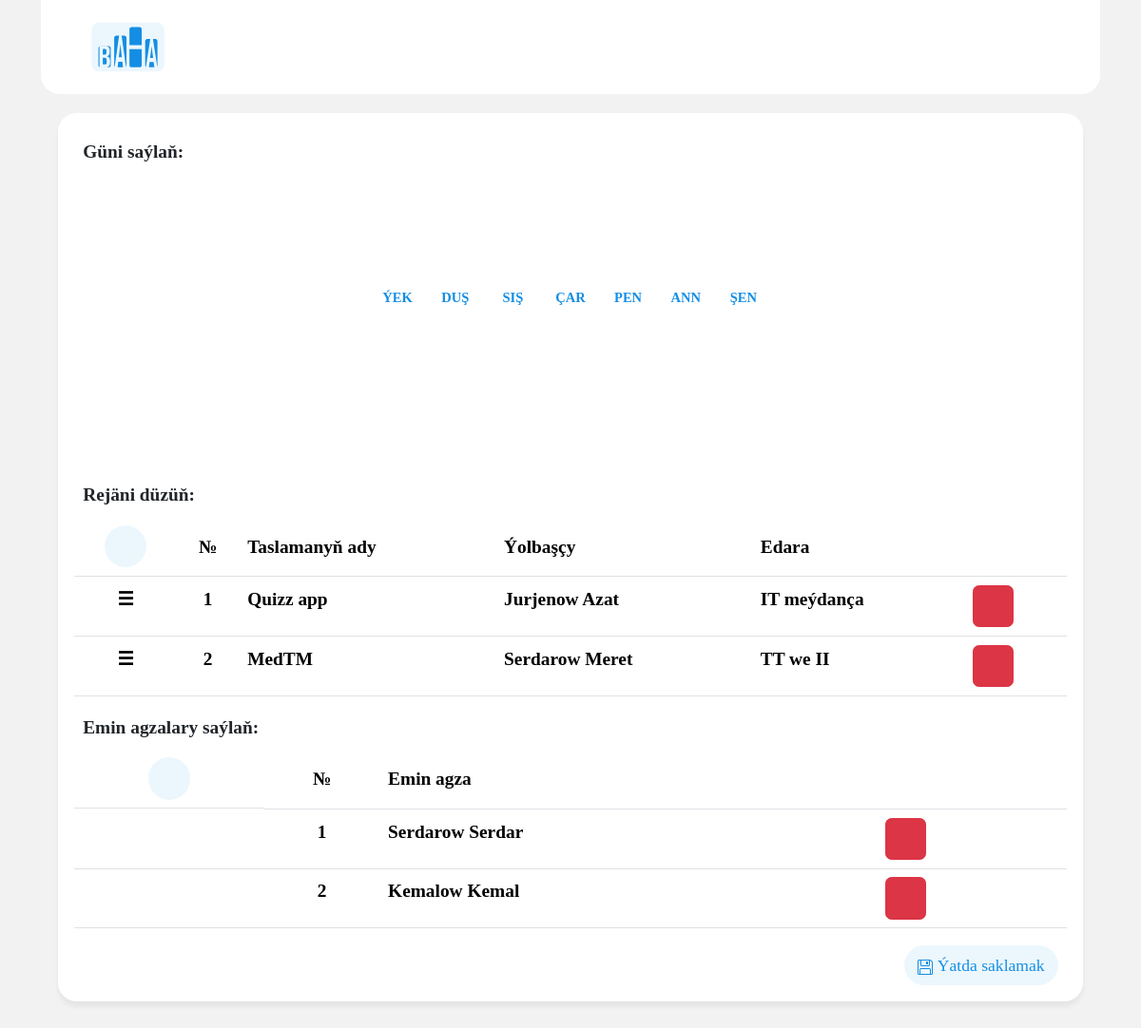
/schedules/edit/3/ (signed in), run on the app's committed database.
### main/models.py (models this page shows, shortened)
class Project(models.Model):
    class PersonalityType(models.TextChoices):
        INDIVIDUAL = "Fiziki", "Fiziki"
        LEGAL = "Ýuridiki", "Ýuridiki"
    personality_type = models.CharField(
        verbose_name="Şahs görnüşi",
        max_length=50,
        choices=PersonalityType.choices,
        default=PersonalityType.INDIVIDUAL,
    )
    agency = models.CharField(verbose_name="Edara", max_length=200)
    place_of_residence = models.CharField(verbose_name="Ýaşaýan ýeri", max_length=200)
    full_name_of_manager = models.CharField(
        verbose_name="Topar ýolbaşçysynyň F.A.Aa", max_length=200
    )
    full_name_of_second_participant = models.CharField(
        verbose_name="Toparyň ikinji agzasyňyň F.A.Aa",
        max_length=200,
        null=True,
        blank=True,
    )
    full_name_of_third_participant = models.CharField(
        verbose_name="Toparyň üçinji agzasyňyň F.A.Aa",
        max_length=200,
        null=True,
        blank=True,
    )
    phone_number = models.CharField(verbose_name="Telefon belgi", max_length=8)
    additional_phone_number = models.CharField(
        verbose_name="Telefon belgi", max_length=8
    )
    email = models.EmailField("Email")
    direction = models.ForeignKey(
        "Direction", verbose_name="Ugry", on_delete=models.PROTECT
    )
    description = models.TextField(
        verbose_name="Taslamanyň beýany", null=True, blank=True
    )
    rated = models.BooleanField(default=False)
    p_copy_page1 = models.ImageField(
        verbose_name="Topar ýolbaşçysynyň pasport nusgasy (sahypa 1)",
        upload_to="passport_copies/1/",
    )
    p_copy_page2_3 = models.ImageField(
        verbose_name="Topar ýolbaşçysynyň pasport nusgasy (sahypa 2-3)",
        upload_to="passport_copies/2-3/",
    )
    p_copy_page5_6 = models.ImageField(
        verbose_name="Topar ýolbaşçysynyň pasport nusgasy (sahypa 5-6)",
        upload_to="passport_copies/5-6/",
    )
    p_copy_page32 = models.ImageField(
        verbose_name="Topar ýolbaşçysynyň pasport nusgasy (sahypa 32)",
        upload_to="passport_copies/32/",
    )
    objects = models.Manager()
    rated_objects = RatedManager()
    unrated_objects = UnratedManager()
    class Meta:
        verbose_name = "taslama"
        verbose_name_plural = "taslamalar"

### main/views.py (the view)
# urls.py: path("schedules/edit/<int:schedule_pk>/", edit_schedule),
@login_required(login_url="/login/")
def edit_schedule(request: HttpRequest, schedule_pk: int):
    if request.user.groups.contains(Group.objects.get(name="Moderator")):
        schedule = Schedule.objects.get(pk=schedule_pk)
        juries = schedule.juries.all()
        project_pks = json.loads(schedule.quene_json)
        projects = []
        for project_pk in project_pks:
            projects.append(Project.objects.get(pk=project_pk))
        return render(
            request,
            "views/edit_schedule.html",
            {"schedule": schedule, "projects": projects, "juries": juries},
        )
    return redirect("home")

### main/templates/views/edit_schedule.html (shortened to what this page needs)
{% extends "layouts/main_layout.html" %}
{% load static %}
{% block head %}
    <link rel="stylesheet" href="{% static 'css/calendar.css' %}">
    <link rel="stylesheet" href="{% static 'css/edit_schedule.css' %}">
{% endblock head %}
{% block body %}
    <div class="px-3">
        <div class="block p-3">
            <div class="m-2">Güni saýlaň:</div>
            <div class="d-flex justify-content-center">
                <div class="sideb">
                    <div class="header">
                        <i class="bi bi-chevron-left" aria-hidden="true"></i><span></span><i class="bi bi-chevron-right" aria-hidden="true"></i>
                    </div>
                    <div class="calender">
                        <table id="calendar">
                            <thead>
                                <tr class="weedays">
                                    <th data-weekday="sun" data-column="0">Ýek</th>
                                    <th data-weekday="mon" data-column="1">Duş</th>
                                    <th data-weekday="tue" data-column="2">Siş</th>
                                    <th data-weekday="wed" data-column="3">Çar</th>
                                    <th data-weekday="thu" data-column="4">Pen</th>
                                    <th data-weekday="fri" data-column="5">Ann</th>
                                    <th data-weekday="sat" data-column="6">Şen</th>
                                </tr>
                            </thead>
                            <tbody id="calendar-body">
                                <tr class="days" data-row="0">
                                    <td data-column="0"></td>
                                    <td data-column="1"></td>
                                    <td data-column="2"></td>
                                    <td data-column="3"></td>
                                    <td data-column="4"></td>
                                    <td data-column="5"></td>
                                    <td data-column="6"></td>
                                </tr>
                                <tr class="days" data-row="1">
                                    <td data-column="0"></td>
                                    <td data-column="1"></td>
                                    <td data-column="2"></td>
                                    <td data-column="3"></td>
                                    <td data-column="4"></td>
                                    <td data-column="5"></td>
                                    <td data-column="6"></td>
                                </tr>
                                <tr class="days" data-row="2">
                                    <td data-column="0"></td>
                                    <td data-column="1"></td>
                                    <td data-column="2"></td>
                                    <td data-column="3"></td>
                                    <td data-column="4"></td>
                                    <td data-column="5"></td>
                                    <td data-column="6"></td>
                                </tr>
                                <tr class="days" data-row="3">
                                    <td data-column="0"></td>
                                    <td data-column="1"></td>
                                    <td data-column="2"></td>
                                    <td data-column="3"></td>
                                    <td data-column="4"></td>
                                    <td data-column="5"></td>
                                    <td data-column="6"></td>
                                </tr>
                                <tr class="days" data-row="4">
                                    <td data-column="0"></td>
                                    <td data-column="1"></td>
                                    <td data-column="2"></td>
                                    <td data-column="3"></td>
                                    <td data-column="4"></td>
                                    <td data-column="5"></td>
                                    <td data-column="6"></td>
                                </tr>
                                <tr class="days" data-row="5">
                                    <td data-column="0"></td>
                                    <td data-column="1"></td>
                                    <td data-column="2"></td>
                                    <td data-column="3"></td>
                                    <td data-column="4"></td>
                                    <td data-column="5"></td>
                                    <td data-column="6"></td>
                                </tr>
                            </tbody>
                        </table>
                    </div>
                </div>
            </div>
            <div class="m-2">Rejäni düzüň:</div>
            <div>
                <table class="table">
                    <thead>
                        <tr>
                            <th scope="col" class="d-flex justify-content-center">
                                <button class="btn button" id="add-project-btn">
                                    <i class="bi bi-plus"></i>
                                </button>
                            </th>
                            <th scope="col" class="text-center">№</th>
                            <th scope="col">Taslamanyň ady</th>
                            <th scope="col">Ýolbaşçy</th>
                            <th scope="col">Edara</th>
                            <th scope="col"></th>
                        </tr>
                    </thead>
                    <tbody id="schedule-table">
                        {% for project in projects %}
                            <tr data="{{ project.id }}" draggable="true">
                                <td class="text-center drag-handle">☰</td>
                                <td class="text-center">{{ forloop.counter }}</td>
                                <td>{{ project.description }}</td>
                                <td>{{ project.full_name_of_manager }}</td>
                                <td>{{ project.agency }}</td>
                                <td>
                                    <button onclick="delete_schedule_row({{ forloop.counter0 }})"
                                            class="btn btn-danger">
                                        <i class="bi bi-trash"></i>
                                    </button>
                                </td>
                            </tr>
                        {% endfor %}
                    </tbody>
                </table>
            </div>
            <div class="m-2">Emin agzalary saýlaň:</div>
            <div>
                <table class="table">
                    <thead>
                        <tr>
                            <th scope="col" class="d-flex justify-content-center">
                                <button class="btn button" id="add-jury-btn">
                                    <i class="bi bi-plus"></i>
                                </button>
                            </th>
                            <th scope="col" class="text-center">№</th>
                            <th scope="col">Emin agza</th>
                            <th scope="col"></th>
                        </tr>
                    </thead>
                    <tbody id="juries-table">
                        {% for jury in juries %}
                            <tr data="{{ jury.id }}">
                                <td scope="col"></td>
                                <td scope="col" class="text-center">{{ forloop.counter }}</td>
                                <td scope="col">{{ jury.last_name }} {{ jury.first_name }}</td>
                                <td scope="col">
                                    <button onclick="delete_jury_row({{ forloop.counter0 }})"
                                            class="btn btn-danger">
                                        <i class="bi bi-trash"></i>
                                    </button>
                                </td>
                            </tr>
                        {% endfor %}
                    </tbody>
                </table>
            </div>
            <div class="d-flex justify-content-end mt-3">
                <button class="btn button mx-2" id="accept-btn">
                    Ýatda saklamak
                </button>
            </div>
        </div>
    </div>
{% endblock body %}

### main/static/css/global.css (style rules this page uses)
:root { --bg-color: #f2f2f2; --block-color: #ffffff; --block-margin-size: 20px; --default-font-size: 1.1rem; --default-font-family: Quicksand; --default-font-weight: 600; }
* { font-family: var(--default-font-family); font-size: var(--default-font-size); font-weight: var(--default-font-weight); }
.button { background-color: #ecf7fd; color: #148ee4; border-radius: 30px; }
* { box-sizing: border-box; }
.block { margin-top: var(--block-margin-size); margin-bottom: var(--block-margin-size); border-radius: 20px; background-color: var(--block-color); box-shadow: 0 6px 6px rgba(0, 0, 0, 0.03), 0 6px 6px rgba(0, 0, 0, 0.03); }
body { background-color: var(--bg-color); }
.drag-handle { cursor: move; user-select: none; }

### main/static/css/calendar.css (style rules this page uses)
.sideb, .right-wrapper { background-color: white; width: 50%; float: left; height: 100%; box-sizing: border-box; padding: 25px; display: flex; flex-direction: column; justify-content: flex-start; align-items: center; }
.header { padding: 15px 0 20px; display: flex; justify-content: space-between; width: 100%; }
.header i { padding: 0 5px; cursor: pointer; }
.header span { display: inline-block; margin: 0 3px; font-weight: 700; }
.sideb table { text-align: center; width: 90%; margin: 30px auto 0; table-layout: fixed; border-collapse: collapse; }
.sideb table tbody:before { content: "-"; display: block; line-height: 0.75em; color: transparent; }
.sideb table th { color: #148ee4; font-size: 0.75em; text-transform: uppercase; margin-bottom: 10px; }
.sideb table td { padding: 11px 5px; color: #ced0ce; font-size: 0.75em; transition: all 0.3s; position: relative; }
.sideb table td::before { content: ""; display: none; width: 50%; height: 2px; position: absolute; left: 50%; top: 100%; transform: translate(-50%, -8px); background-color: #148ee4; }

### main/static/css/edit_schedule.css (style rules this page uses)
.table thead tr th { vertical-align: middle; }

### data on the page
Project: description "Quizz app", full_name_of_manager "Jurjenow Azat", agency "IT meýdança"
Project: description "MedTM", full_name_of_manager "Serdarow Meret", agency "TT we II"

### other printed values
{{ jury.last_name }} "Serdarow"
{{ jury.first_name }} "Serdar"
{{ jury.last_name }} "Kemalow"
{{ jury.first_name }} "Kemal"
